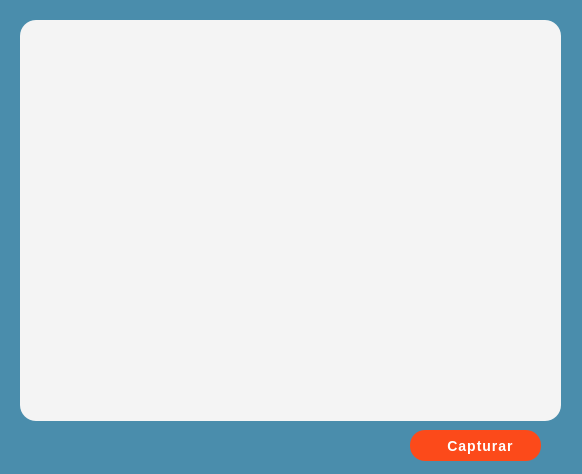
<?xml version="1.0" encoding="UTF-8"?>
<ui version="4.0">
 <class>CameraWindow</class>
 <widget class="QWidget" name="CameraWindow">
  <property name="geometry">
   <rect>
    <x>0</x>
    <y>0</y>
    <width>582</width>
    <height>474</height>
   </rect>
  </property>
  <property name="minimumSize">
   <size>
    <width>582</width>
    <height>474</height>
   </size>
  </property>
  <property name="maximumSize">
   <size>
    <width>582</width>
    <height>474</height>
   </size>
  </property>
  <property name="windowTitle">
   <string>Camara</string>
  </property>
  <widget class="QFrame" name="background_frame">
   <property name="geometry">
    <rect>
     <x>-50</x>
     <y>-10</y>
     <width>651</width>
     <height>531</height>
    </rect>
   </property>
   <property name="autoFillBackground">
    <bool>false</bool>
   </property>
   <property name="styleSheet">
    <string notr="true">background-color: #4a8dac;</string>
   </property>
   <property name="frameShape">
    <enum>QFrame::StyledPanel</enum>
   </property>
   <property name="frameShadow">
    <enum>QFrame::Raised</enum>
   </property>
   <widget class="QFrame" name="frame_25">
    <property name="geometry">
     <rect>
      <x>40</x>
      <y>10</y>
      <width>591</width>
      <height>471</height>
     </rect>
    </property>
    <property name="styleSheet">
     <string notr="true">QFrame {
	border:0px;
}</string>
    </property>
    <property name="frameShape">
     <enum>QFrame::StyledPanel</enum>
    </property>
    <property name="frameShadow">
     <enum>QFrame::Raised</enum>
    </property>
    <widget class="QFrame" name="frame_26">
     <property name="geometry">
      <rect>
       <x>10</x>
       <y>420</y>
       <width>581</width>
       <height>51</height>
      </rect>
     </property>
     <property name="styleSheet">
      <string notr="true">color: white;
font-weight: 600;
font-size: 14px;
line-height: 65px;
text-align: center;
letter-spacing: 1px;
border: 0px;
border-radius: 15px;
</string>
     </property>
     <property name="frameShape">
      <enum>QFrame::StyledPanel</enum>
     </property>
     <property name="frameShadow">
      <enum>QFrame::Raised</enum>
     </property>
     <widget class="QPushButton" name="capture_button">
      <property name="geometry">
       <rect>
        <x>410</x>
        <y>10</y>
        <width>131</width>
        <height>31</height>
       </rect>
      </property>
      <property name="styleSheet">
       <string notr="true">QPushButton{
    background-color: #fc4a1a;
    border-style: outset;
    border-width: 0px;
    border-color: beige;
	text-align: left;
	padding: 0px 0px 0px 10px;
	text-align: center;
}
QPushButton::hover{
	background-color: #f24414;
}</string>
      </property>
      <property name="text">
       <string>Capturar</string>
      </property>
      <property name="icon">
       <iconset>
        <normaloff>../assets/icons/streamlinehq-camera-images-photography-48.png</normaloff>../assets/icons/streamlinehq-camera-images-photography-48.png</iconset>
      </property>
     </widget>
    </widget>
    <widget class="QFrame" name="frame">
     <property name="geometry">
      <rect>
       <x>30</x>
       <y>20</y>
       <width>541</width>
       <height>401</height>
      </rect>
     </property>
     <property name="styleSheet">
      <string notr="true">background-color: #F4F4F4;
border-radius: 16px;</string>
     </property>
     <property name="frameShape">
      <enum>QFrame::StyledPanel</enum>
     </property>
     <property name="frameShadow">
      <enum>QFrame::Raised</enum>
     </property>
     <widget class="QLabel" name="image_label">
      <property name="geometry">
       <rect>
        <x>10</x>
        <y>10</y>
        <width>521</width>
        <height>381</height>
       </rect>
      </property>
      <property name="styleSheet">
       <string notr="true">border-radius: 15px;</string>
      </property>
      <property name="text">
       <string/>
      </property>
     </widget>
    </widget>
   </widget>
  </widget>
 </widget>
 <resources/>
 <connections/>
</ui>
